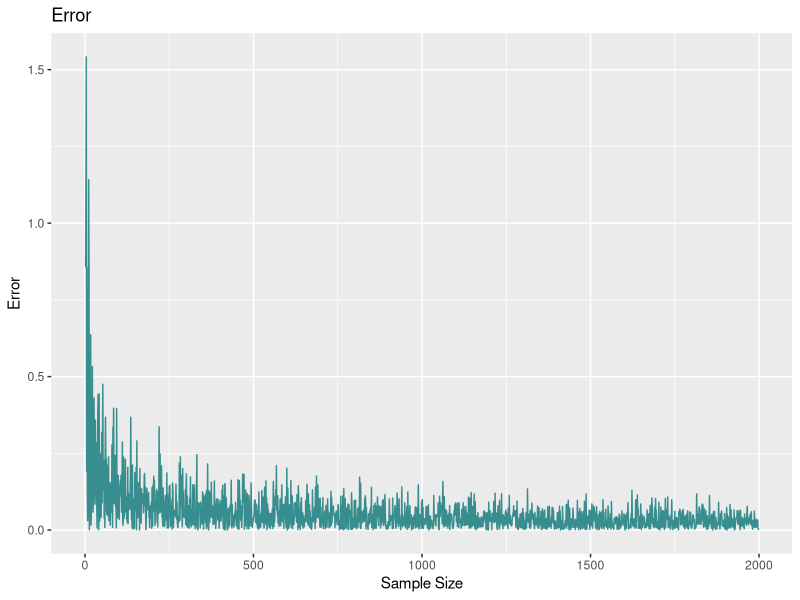

Recreate this plot in R.
# estimating pi using Monte Carlo methods. This code won't run perfectly for you, because I 
# didn't save everything I did, like adding vectors to a dataframe named Pi. 
# Just the important stuff is here. 

center <- c(2.5, 2.5)                      # the center of the circle
radius <- 2.5
distanceFromCenter <- function(a) {
  sqrt(sum((center - a) ^ 2))
}

# let's define a 5 by 5 square matrix
points <- c(0,0, 0,5, 5,5, 5,0)
square <- matrix(points, nrow = 4, ncol = 2, byrow = TRUE)


# now all I need to do is make matrix A a matrix of real simulated points.
n <- 100                         # number of points
A <- matrix(runif(n*2, min=0, max=5), nrow = n, ncol = 2, byrow = T)   # random sampling occurs here!!!

## An alternate way to generate randoms, with faster convergence
# library(randtoolbox)
# A <- matrix(5*halton(n*2), nrow = n, ncol = 2, byrow = T)

# here's how you'll test if it's in the circle. 
b <- apply(A, 1, distanceFromCenter)           
# d <- subset(b, b < radius)                         # if you know a better way to do this part, email me.
# num <- length(d) / length(b)
num <- mean(b < radius)

piVec <- c()

for (i in 1:2000) {
  n <- i
  A <- matrix(runif(n*2, min=0, max=5), nrow = n, ncol = 2, byrow = T)
  b <- apply(A, 1, distanceFromCenter)
  d <- subset(b, b < radius)
  num <- length(d) / length(b)
  piVec[i] = num*4
}

library(data.table)
Pi <- data.frame(piVec)
Pi <- data.table(Pi)
Pi[, ind := seq(0, 1999)]
Pi[, error := abs(pi - piVec)]
Pi <- data.frame(Pi)
names(Pi) <- c("guess", "ind", "error")



##### Graphing the error

# note - if you want this part to work for you, you'll have to create the appropriate data frame from the piVec vector.
library(ggplot2)

ggplot(Pi, aes(x = ind, y = error)) +
  geom_line(colour = '#388E8E') + 
  ggtitle("Error") + 
  xlab("Sample Size") + 
  ylab("Error")










